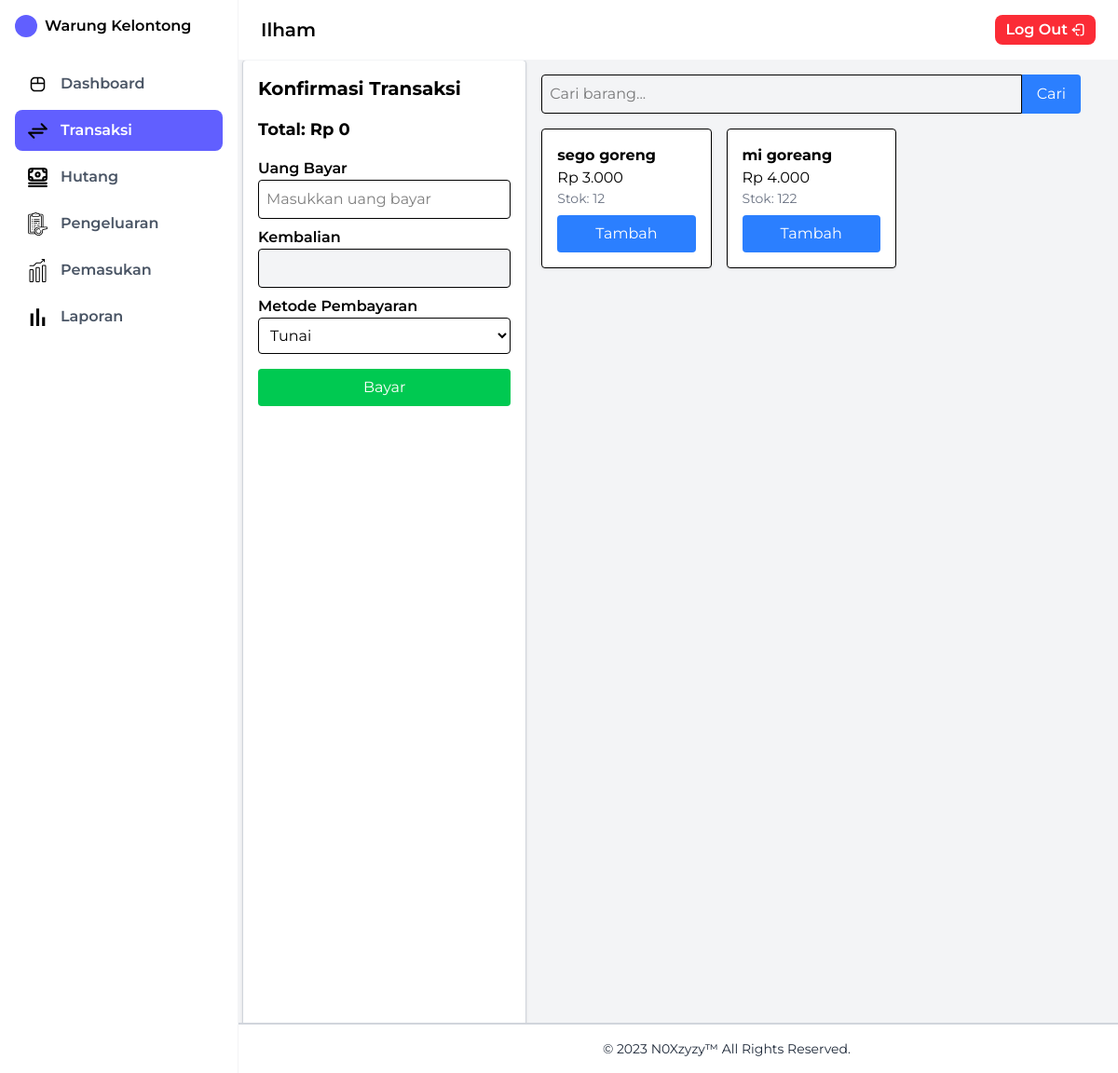
The app's page /Views/transaksi.php (signed in) with its own data.
### tables this page shows
CREATE TABLE `barang` (
  `id_barang` int NOT NULL,
  `nama_barang` varchar(100) NOT NULL,
  `kategori` int DEFAULT NULL,
  `stok` int NOT NULL,
  `harga` decimal(12,2) NOT NULL,
  `status` enum('aktif','nonaktif') NOT NULL DEFAULT 'aktif'
);

### Views/transaksi.php (the view, shortened to what this page needs)
<?php
include "../Config/koneksi.php";
$search = isset($_GET['search']) ? $_GET['search'] : '';
$sql_barang = "SELECT * FROM barang WHERE status = 'aktif' AND nama_barang LIKE ?";
$stmt_barang = $conn->prepare($sql_barang);
$like = "%$search%";
$stmt_barang->bind_param("s", $like);
$stmt_barang->execute();
$result_barang = $stmt_barang->get_result();
include '../Layout/sidebar.php';
include '../Layout/footer.php';
?>
<!DOCTYPE html>
<html lang="en">
<head>
    <script src="https://cdn.jsdelivr.net/npm/@tailwindcss/browser@4"></script>
</head>
<body class="bg-gray-100 h-screen flex">
    <section class="flex-1 flex flex-col">
        <?php include '../Layout/header.php'; ?>
        <div class="flex p-6 pt-16 pl-20 flex-1">
            <div class="w-1/3 p-4 bg-white border border-gray-300 rounded shadow h-screen flex flex-col">
                <h2 class="text-xl font-bold mb-4">Konfirmasi Transaksi</h2>
                <form method="POST" class="flex flex-col flex-1">
                    <div class="">
                        <div id="totalHarga" class="text-lg font-bold">Total: Rp 0</div>
                    </div>
                    <div class="mt-4">
                        <label class="block font-semibold">Uang Bayar</label>
                        <input type="number" id="uang_bayar" name="uang_bayar"
                            class="w-full p-2 border rounded"
                            placeholder="Masukkan uang bayar" oninput="hitungKembalian()">
                    </div>
                    <div class="mt-2">
                        <label class="block font-semibold">Kembalian</label>
                        <input type="text" id="kembalian" class="w-full p-2 border rounded bg-gray-100"
                            readonly>
                    </div>
                    <div class="mt-2">
                        <label class="block font-semibold">Metode Pembayaran</label>
                        <select name="metode_pembayaran" id="metode_pembayaran" class="w-full p-2 border rounded" onchange="toggleNamaPelanggan()">
                            <option value="Tunai">Tunai</option>
                        </select>
                    </div>
                    <div class="mt-4">
                        <button type="submit" name="checkout" id="btnCheckout"
                            class="w-full bg-green-500 text-white p-2 rounded hover:bg-green-600">
                            Bayar
                        </button>
                    </div>
                    <div id="cartItems" class="flex-1 overflow-y-auto mt-4 space-y-3"></div>
                </form>
            </div>
            <div class="w-2/3 p-4">
                <form method="GET" class="mb-4 flex">
                    <input type="text" name="search" placeholder="Cari barang..." value="<?= htmlspecialchars($search) ?>" class="flex-1 p-2 border rounded-l">
                    <button class="bg-blue-500 text-white px-4 rounded-r">Cari</button>
                </form>
                <div class="grid grid-cols-3 gap-4">
                    <?php while ($row = $result_barang->fetch_assoc()) : ?>
                        <div class="bg-white p-4 border rounded shadow flex flex-col justify-between">
                            <div>
                                <h3 class="font-bold"><?= $row['nama_barang'] ?></h3>
                                <p>Rp <?= number_format($row['harga'], 0, ',', '.') ?></p>
                                <p class="text-sm text-gray-500">Stok: <?= $row['stok'] ?></p>
                            </div>
                            <button type="button" onclick="addToCart(<?= $row['id_barang'] ?>, '<?= $row['nama_barang'] ?>', <?= $row['harga'] ?>)" class="mt-2 bg-blue-500 text-white p-2 rounded hover:bg-blue-600">Tambah</button>
                        </div>
                    <?php endwhile; ?>
                </div>
            </div>
        </div>
    </section>
</body>
</html>

### Views/transaksi.php (style rules this page uses)
body { font-family: 'Montserrat', sans-serif; }

### records on screen
barang: nama_barang "sego goreng", harga "3.000", stok "12"
barang: nama_barang "mi goreang", harga "4.000", stok "122"

### other values on screen
$_SESSION['username'] "Ilham"
